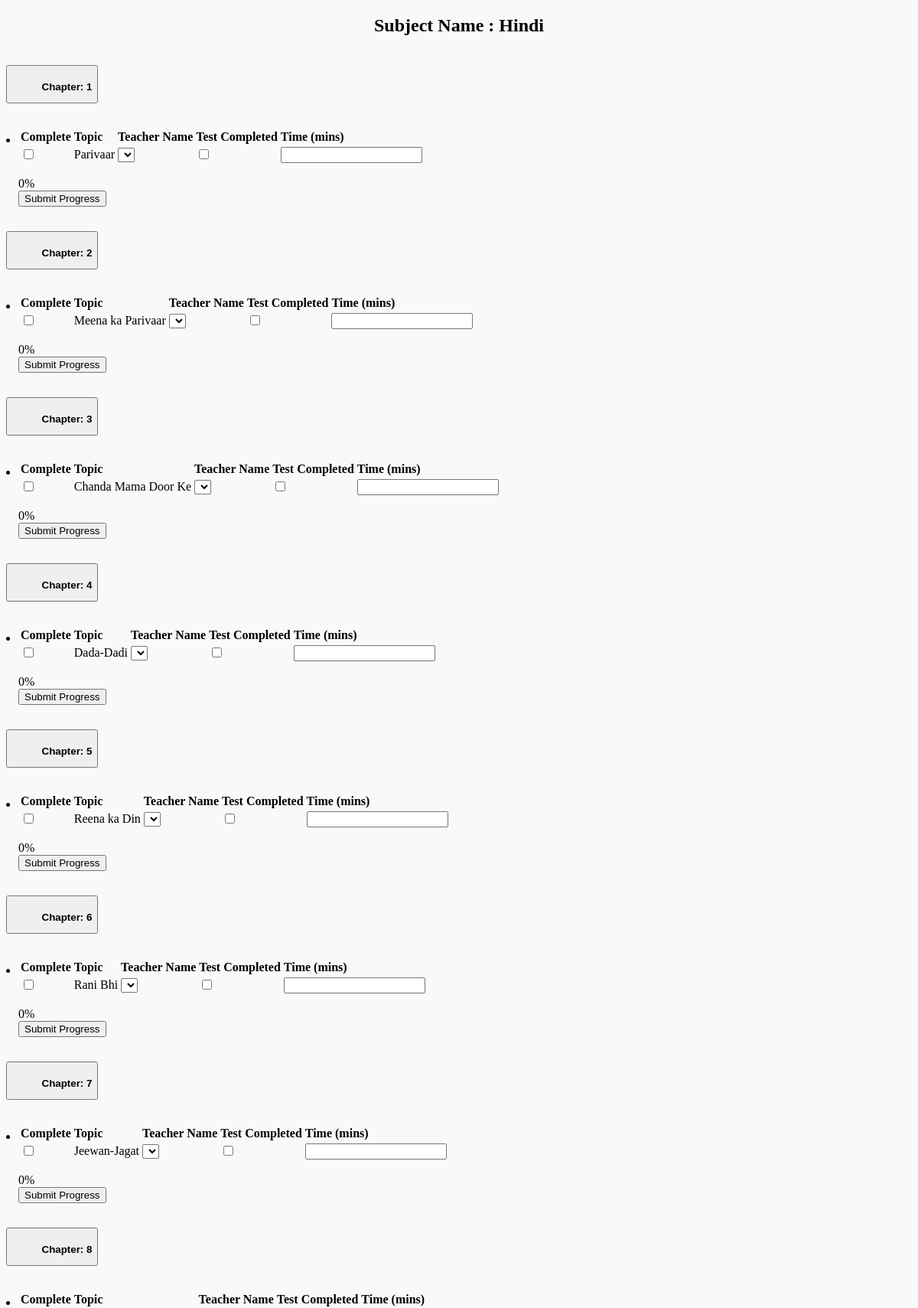
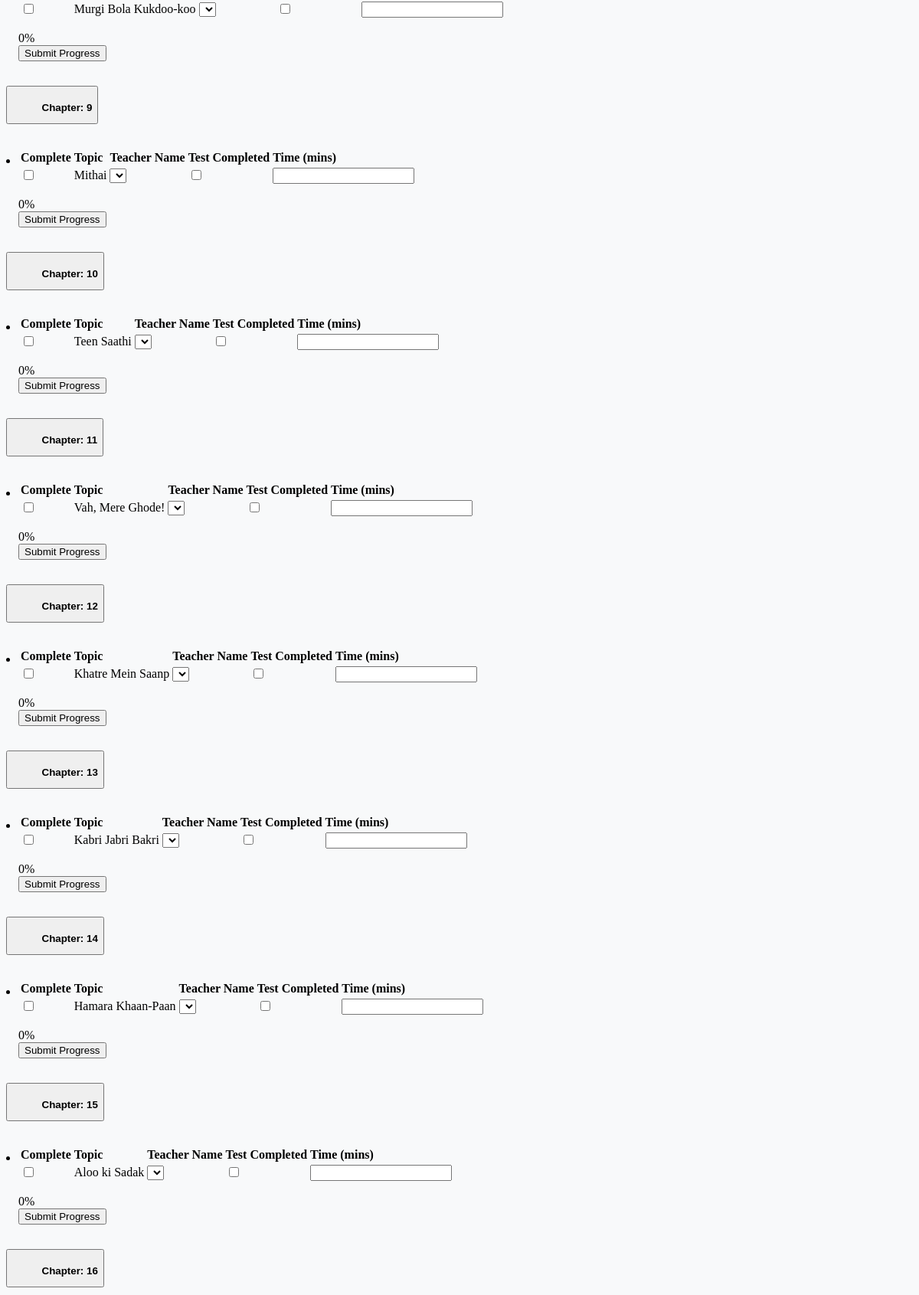
Screenshot of /Classes_Chapter.php?subject_id=41&class_id=1 (upper part) with the database file from the repository (2 pictures, top to bottom).
### tables this page shows
CREATE TABLE `subjects` (
  `id` int(11) NOT NULL,
  `name` varchar(255) NOT NULL,
  `class_id` int(11) NOT NULL,
  `created_at` timestamp NOT NULL DEFAULT current_timestamp()
);

CREATE TABLE `chapters` (
  `id` int(11) NOT NULL,
  `name` varchar(255) NOT NULL,
  `subject_id` int(11) NOT NULL,
  `status` tinyint(1) DEFAULT 0,
  `completed_by` int(11) DEFAULT NULL,
  `created_at` timestamp NOT NULL DEFAULT current_timestamp()
);

CREATE TABLE `topics` (
  `id` int(11) NOT NULL,
  `name` varchar(255) NOT NULL,
  `chapter_id` int(11) NOT NULL,
  `status` tinyint(1) DEFAULT 0,
  `completed_by` int(11) DEFAULT NULL,
  `created_at` timestamp NOT NULL DEFAULT current_timestamp()
);

### Classes_Chapter.php (the view, shortened to what this page needs)
<?php
$con = new mysqli("localhost", "root", "", "sm");
$subject_id = isset($_GET['subject_id']) ? intval($_GET['subject_id']) : 1;
$user_id = $_SESSION['user_id'] ?? 1;
$stmt = $con->prepare("SELECT * FROM subjects WHERE ID = ?");
$stmt->bind_param("i", $subject_id);
$stmt->execute();
$subject = $stmt->get_result()->fetch_assoc();
$completed_topics = [];
?>
<!DOCTYPE html>
<html lang="en">
<head>
</head>
<body>
<form method="POST">
<div class="container-scroller">
    <div class="container-fluid page-body-wrapper">
        <div class="main-panel">
            <div class="content-wrapper">
                <h2 align="center">Subject Name : <?php echo htmlspecialchars($subject['name']); ?></h2>
                <br>
                <?php
                $stmt = $con->prepare("SELECT * FROM chapters WHERE subject_id = ?");
                $stmt->bind_param("i", $subject_id);
                $stmt->execute();
                $chapters = $stmt->get_result();
                while ($chapter = $chapters->fetch_assoc()) {
                    $chapter_id = $chapter['id'];
                    $stmt = $con->prepare("SELECT id FROM topics WHERE chapter_id = ?");
                    $stmt->bind_param("i", $chapter_id);
                    $stmt->execute();
                    $topic_ids_result = $stmt->get_result();
                    $chapter_topic_ids = [];
                    while ($row = $topic_ids_result->fetch_assoc()) {
                        $chapter_topic_ids[] = $row['id'];
                    }
                    $is_completed = !array_diff($chapter_topic_ids, $completed_topics);
                ?>
                <div class="mb-3">
                    <div class="dropdown w-100">
                        <button class="form-control btn-secondary btn-outline-dark btn-lg dropdown-toggle size" type="button"
                            id="dropdownMenu<?php echo $chapter_id; ?>" data-bs-toggle="dropdown" aria-expanded="false">
                            <span class="radio-button <?php echo $is_completed ? 'bg-success' : 'bg-danger'; ?>" id="chapterStatus<?php echo $chapter_id; ?>"></span>
                            <b>&nbsp;&nbsp;&nbsp;&nbsp;Chapter: <?php echo htmlspecialchars($chapter['name']); ?></b>
                        </button>
                        <ul class="dropdown-menu w-100 p-3" aria-labelledby="dropdownMenu<?php echo $chapter_id; ?>">
                            <li>
                                <div class="table-responsive">
                                    <table class="table table-bordered table-striped w-100">
                                        <thead>
                                            <tr>
                                                <th>Complete</th>
                                                <th>Topic</th>
                                                <th>Teacher Name</th>
                                                <th>Test Completed</th>
                                                <th>Time (mins)</th>
                                            </tr>
                                        </thead>
                                        <tbody>
                                            <?php
                                            $stmt = $con->prepare("SELECT * FROM topics WHERE chapter_id = ?");
                                            $stmt->bind_param("i", $chapter_id);
                                            $stmt->execute();
                                            $topics = $stmt->get_result();
                                            while ($topic = $topics->fetch_assoc()) {
                                                $topic_id = $topic['id'];
                                                $topic_completed = in_array($topic_id, $completed_topics);
                                            ?>
                                            <tr>
                                                <td>
                                                    <input type="checkbox" name="completed[]" value="<?php echo $topic_id; ?>" class="topic-checkbox" data-chapter="<?php echo $chapter_id; ?>" <?php echo $topic_completed ? 'disabled' : ''; ?>>
                                                </td>
                                                <td><?php echo htmlspecialchars($topic['name']); ?></td>
                                                <td>
                                                    <select class="form-control" name="user_id" <?php echo $topic_completed ? 'disabled' : ''; ?>>
                                                        <option value="<?php echo $user_id; ?>"><?php echo htmlspecialchars($row_users['first_name'] . " " . $row_users['last_name']); ?></option>
                                                    </select>
                                                </td>
                                                <td>
                                                    <input type="checkbox" class="test-checkbox" name="test_completed[<?php echo $topic_id; ?>]" value="1" <?php echo $topic_completed ? 'disabled' : ''; ?>>
                                                </td>
                                                <td>
                                                    <input type="number" class="form-control time-input" name="time[<?php echo $topic_id; ?>]" min="0" <?php echo $topic_completed ? 'disabled' : ''; ?>>
                                                </td>
                                            </tr>
                                            <?php } ?>
                                        </tbody>
                                    </table>
                                </div>
                                <?php if (!$is_completed) { ?>
                                <div class="progress-container">
                                    <div class="progress">
                                        <div id="progressBar<?php echo $chapter_id; ?>" class="progress-bar bar" role="progressbar" style="width: 0%">0%</div>
                                    </div>
                                    <input type="submit" class="btn btn-success btn-sm mt-3" value="Submit Progress" name="submit">
                                </div>
                                <?php } else { ?>
                                    <div class="text-success">Unable to Edit</div>
                                <?php } ?>
                            </li>
                        </ul>
                    </div>
                </div>
                <?php } ?>
            </div>
        </div>
    </div>
</div>
</form>
</body>
</html>

### Classes_Chapter.php (style rules this page uses)
body { background-color: #f8f9fa; }
.dropdown-menu { width: 100%; padding: 1rem; }
.progress-container { margin-top: 15px; }
.bar { background-color: #4EF40B; color: #000; }
.radio-button { width: 20px; height: 20px; border-radius: 50%; display: inline-block; }
.size { height: 50px; }

### rows the page displays
subjects: name "Hindi"
chapters: name "1"
topics: name "Parivaar"
chapters: name "2"
topics: name "Meena ka Parivaar"
chapters: name "3"
topics: name "Chanda Mama Door Ke"
chapters: name "4"
topics: name "Dada-Dadi"
chapters: name "5"
topics: name "Reena ka Din"
chapters: name "6"
topics: name "Rani Bhi"
chapters: name "7"
topics: name "Jeewan-Jagat"
chapters: name "8"
topics: name "Murgi Bola Kukdoo-koo"
chapters: name "9"
topics: name "Mithai"
chapters: name "10"
topics: name "Teen Saathi"
chapters: name "11"
topics: name "Vah, Mere Ghode!"
chapters: name "12"
topics: name "Khatre Mein Saanp"
chapters: name "13"
topics: name "Kabri Jabri Bakri"
chapters: name "14"
topics: name "Hamara Khaan-Paan"
chapters: name "15"
topics: name "Aloo ki Sadak"
chapters: name "16"
